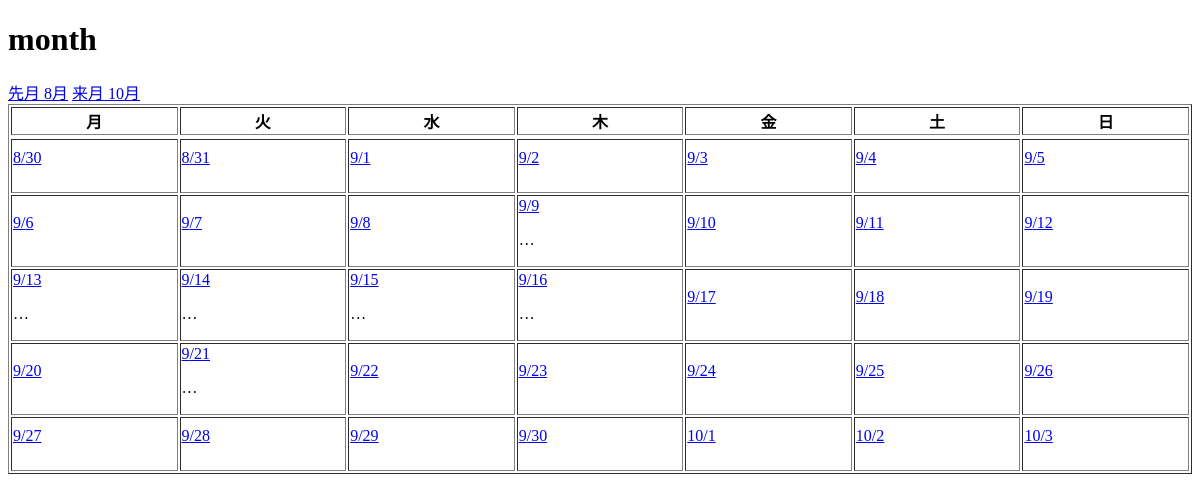
Before: /month/2021/9/ with the older database file.
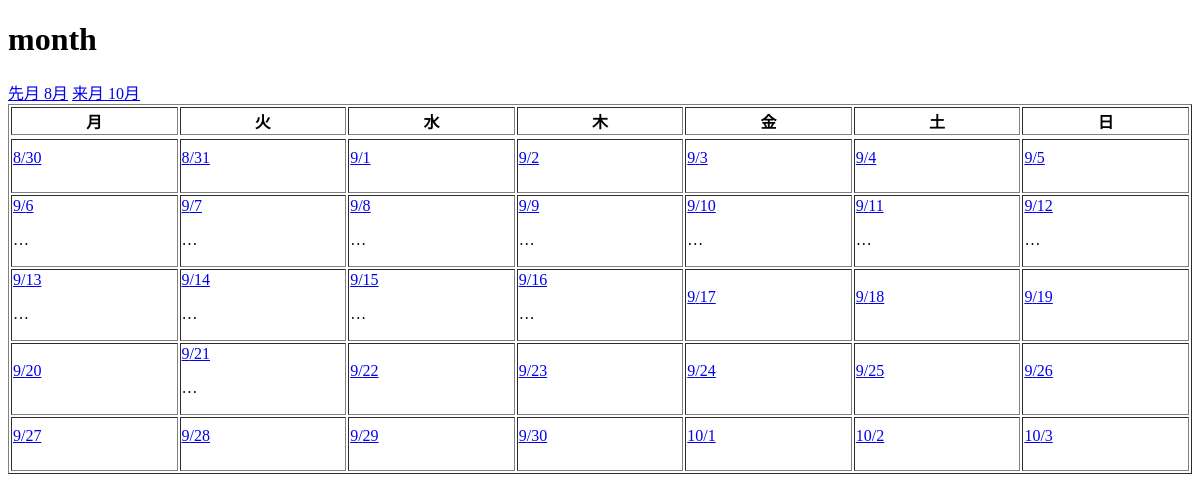
After: the same page with the newer database file.
### first_calendar/models.py (models this page shows)
class Money(models.Model):
    money_a = models.IntegerField(blank=True, null=True)
    money_b = models.IntegerField(blank=True, null=True)
    money_c = models.IntegerField(blank=True, null=True)
    money_d = models.IntegerField(blank=True, null=True)
    date = models.DateField('日付')

### first_calendar/views.py (the view)
# urls.py: path('', views.OneMonthView.as_view(), name='month'),
class OneMonthView(MonthWithScheduleMixin,TemplateView):
    template_name = "first_calendar/month.html"
    date_field = 'date'
    model = Money
    def get_context_data(self, **kwargs):
        context = super().get_context_data(**kwargs)
        calendar_context = self.get_month_calendar()
        context.update(calendar_context)
        return context

### first_calendar/calendar_mixins.py (called while the page is built)
    def setup_calendar(self):
        self._calendar = calendar.Calendar(self.first_weekday)

    def get_week_names(self):
        week_names = deque(self.week_names)
        week_names.rotate(-self.first_weekday)  # リスト内の要素を右に1つずつ移動...なんてときは、dequeを使うと中々面白いです
        return week_names

    def get_previous_month(self, date):
        if date.month == 1:
            return  date.replace(year=date.year-1, month=12, day=1)
        else:
            return  date.replace(month=date.month-1, day=1)

    def get_next_month(self, date):
        if date.month == 12:
           return  date.replace(year=date.year+1, month=1, day=1)
        else:
           return  date.replace(month=date.month+1, day=1)

    def get_month_days(self, date):
        return self._calendar.monthdatescalendar(date.year, date.month)

    def get_current_month(self):
        month = self.kwargs.get('month')
        year = self.kwargs.get('year')
        if month and year:
            month = datetime.date(year=int(year), month=int(month), day=1)
        else:
            month = datetime.date.today().replace(day=1)
        return month

    def get_select_day(self):
        month = self.kwargs.get('month')
        year = self.kwargs.get('year')
        day = self.kwargs.get('day')
        if month and year and day:
            month = datetime.date(year=int(year), month=int(month), day=int(day))
        else:
            month = datetime.date.today()
        return month

    def get_month_calendar(self):
        self.setup_calendar()
        current_month = self.get_current_month()
        calendar_data = {
            'now': datetime.date.today(),
            'month_days': self.get_month_days(current_month),
            'month_current': current_month,
            'month_previous': self.get_previous_month(current_month),
            'month_next': self.get_next_month(current_month),
            'week_names': self.get_week_names(),
            'categorys': self.get_category(),
            'select_day': self.get_select_day(),
        }
        return calendar_data

### first_calendar/templates/first_calendar/month.html (shortened to what this page needs)
<!DOCTYPE html>
<head>
</head>
<body>
<h1>month</h1>
<a href={% url 'first_calendar:month' month_previous.year month_previous.month %}>先月 {{month_previous.month}}月</a>
<a href={% url 'first_calendar:month' month_next.year month_next.month %}>来月 {{month_next.month}}月</a>
<table class="fixed" border="1">
    <tr class="container">
    {% for w in week_names %}
        <th>{{ w }}</th>
    {% endfor %}
    </tr>
    <tr class="container">
        {% for week in month_day_schedules %}
        <tr>
            {% for day in week.items %}
            {% if now == day.0 %}
                <td class="now_day">
            {% else %}
                <td>
            {% endif %}
           <a href={% url 'first_calendar:detail' day.0.year day.0.month day.0.day %}>{{ day.0.month }}/{{ day.0.day }}</a>
            <p>{{day.1.0.money_a|truncatechars:1}}</p>
                </td>
            {% endfor %}
        </tr>
       {% endfor %}
    </tr>
</table>
</body>

### first_calendar/templates/first_calendar/month.html (style rules this page uses)
table.fixed { table-layout: fixed; width: 100% }
th { width: 50px; height: 10px; }
td { width: 50px; height: 50px; }

Changed rows visible on the page:
added Money: money_a "…"
added Money: money_a "…"
added Money: money_a "…"
added Money: money_a "…"
added Money: money_a "…"
added Money: money_a "…"
Other visible differences:
list line gone: "9 / 6 9 / 7 9 / 8 9 / 10 9 / 11 9 / 12"
new list line: "9 / 6 9 / 7 9 / 8 9 / 10 9 / 11 9 / 12"
